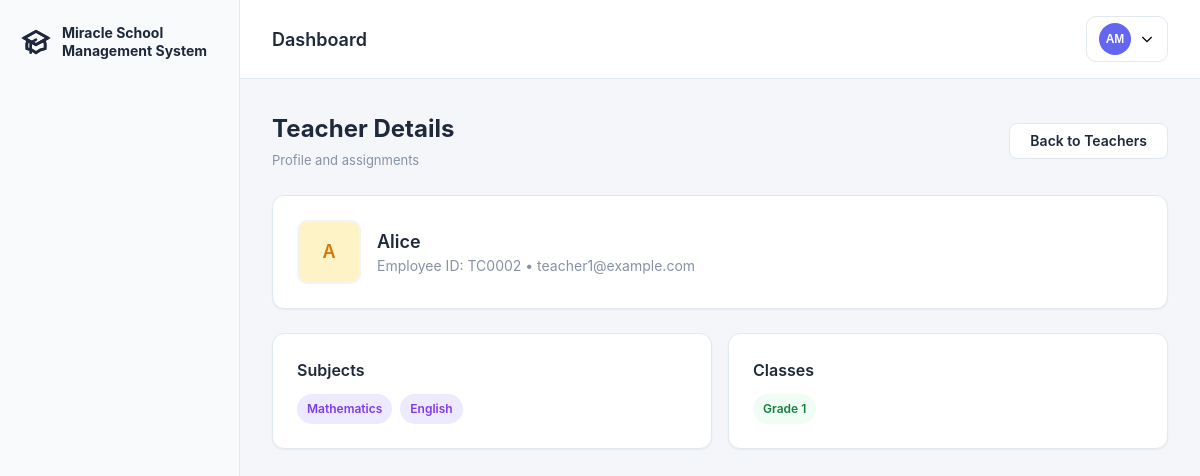
/portal/admin/teacher/2/ (signed in), run on the app's committed database.
### school/models.py (models this page shows, shortened)
class User(AbstractUser):
    USER_TYPE_CHOICES = (
        ('admin', 'Administrator'),
        ('teacher', 'Teacher'),
        ('student', 'Student'),
        ('bursar', 'Bursar'),
    )
    user_type = models.CharField(max_length=10, choices=USER_TYPE_CHOICES)
    phone = models.CharField(max_length=15, blank=True, null=True)
    address = models.TextField(blank=True, null=True)
    class Meta:
        db_table = 'users'

class Teacher(models.Model):
    user = models.OneToOneField(User, on_delete=models.CASCADE)
    employee_id = models.CharField(max_length=20, unique=True)
    subjects = models.ManyToManyField(Subject)
    classes = models.ManyToManyField(Class, related_name='teachers')
    photo = models.ImageField(upload_to='teachers/photos/', blank=True, null=True)
    class Meta:
        db_table = 'teachers'

class Subject(models.Model):
    name = models.CharField(max_length=100)
    code = models.CharField(max_length=10, unique=True)
    description = models.TextField(blank=True)
    class Meta:
        db_table = 'subjects'

class Class(models.Model):
    name = models.CharField(max_length=50)
    level = models.CharField(max_length=20)
    class_teacher = models.ForeignKey(User, on_delete=models.SET_NULL, null=True,
                                      limit_choices_to={'user_type': 'teacher'})
    academic_year = models.CharField(max_length=9, default='2024/2025')
    promotion_rank = models.IntegerField(default=0, help_text="Order used for automatic promotion across years")
    class Meta:
        db_table = 'classes'
        verbose_name_plural = 'Classes'

### school/views.py (the view)
# urls.py: path('portal/admin/teacher/<int:teacher_id>/', views.admin_view_teacher, name='admin_view_teacher'),
@login_required
@user_passes_test(is_admin)
def admin_view_teacher(request, teacher_id):
    teacher = get_object_or_404(Teacher, id=teacher_id)
    context = {
        'teacher': teacher,
    }
    return render(request, 'admin/teacher_detail.html', context)

### school/views.py (called while the page is built)
def is_admin(user):
    return getattr(user, 'user_type', None) == 'admin' or user.is_superuser or user.is_staff

### school/templates/admin/teacher_detail.html (shortened to what this page needs)
{% extends 'base_dashboard.html' %}
{% block content %}
  <div class="content-header">
    <div>
      <h1 class="content-title">Teacher Details</h1>
      <p class="content-subtitle">Profile and assignments</p>
    </div>
    <a class="btn btn-outline" href="{% url 'manage_teachers' %}">Back to Teachers</a>
  </div>
  <div class="card" style="margin-bottom:24px">
    <div style="display:flex;gap:16px;align-items:center">
      {% if teacher.photo %}
        <img src="{{ teacher.photo.url }}" alt="{{ teacher.user.get_full_name }}" class="table-avatar" style="width:64px;height:64px" />
      {% else %}
        <div class="table-avatar" style="width:64px;height:64px;background:#fef3c7;color:#d97706;display:flex;align-items:center;justify-content:center;font-weight:600;font-size:18px">{{ teacher.user.first_name|slice:":1" }}{{ teacher.user.last_name|slice:":1" }}</div>
      {% endif %}
      <div>
        <div style="font-weight:600;color:var(--text);font-size:18px">{{ teacher.user.get_full_name }}</div>
        <div style="color:var(--muted)">Employee ID: {{ teacher.employee_id }} • {{ teacher.user.email|default:'No email' }}</div>
      </div>
    </div>
  </div>
  <div class="grid" style="display:grid;grid-template-columns:repeat(2,1fr);gap:16px">
    <div class="card">
      <h3 style="margin-bottom:12px;font-size:16px;font-weight:600">Subjects</h3>
      <div style="display:flex;gap:8px;flex-wrap:wrap">
        {% for s in teacher.subjects.all %}
          <span style="padding:6px 10px;background:#ede9fe;color:#7c3aed;border-radius:999px;font-size:12px;font-weight:600">{{ s.name }}</span>
        {% empty %}
          <span style="color:var(--muted)">No subjects assigned.</span>
        {% endfor %}
      </div>
    </div>
    <div class="card" id="assignments">
      <h3 style="margin-bottom:12px;font-size:16px;font-weight:600">Classes</h3>
      <div style="display:flex;gap:8px;flex-wrap:wrap">
        {% for c in teacher.classes.all %}
          <span style="padding:6px 10px;background:#f0fdf4;color:#15803d;border-radius:999px;font-size:12px;font-weight:600">{{ c.name }}</span>
        {% empty %}
          <span style="color:var(--muted)">No classes assigned.</span>
        {% endfor %}
      </div>
    </div>
  </div>
{% endblock %}

### school/templates/base_dashboard.html (shortened to what this page needs)
<!doctype html>
<html lang="en">
<head>
  {% load static %}
  <link rel="stylesheet" href="{% static 'css/style.css' %}">
</head>
<body>
  <div class="dashboard-wrapper">
    <aside class="sidebar">
      <a href="{% if request.user.user_type == 'admin' %}{% url 'admin_dashboard' %}{% elif request.user.user_type == 'teacher' %}{% url 'teacher_dashboard' %}{% elif request.user.user_type == 'student' %}{% url 'student_dashboard' %}{% elif request.user.user_type == 'bursar' %}{% url 'bursar_dashboard' %}{% else %}{% url 'login_select' %}{% endif %}" class="sidebar-brand">
        <span>Miracle School<br/>Management System</span>
      </a>
    </aside>
    <div class="main-content">
      <div class="topbar">
        <div class="topbar-title">
          <h2 style="margin:0;font-size:18px;font-weight:600;color:var(--text)">{% block page_title %}Dashboard{% endblock %}</h2>
        </div>
        <div class="topbar-actions">
          <div class="user-menu-container">
            <button class="user-menu-trigger" onclick="document.getElementById('userDropdown').classList.toggle('active')">
              {% if request.user.student and request.user.student.photo %}
                <img src="{{ request.user.student.photo.url }}" alt="{{ request.user.get_full_name }}" class="user-avatar-img" />
              {% elif request.user.teacher and request.user.teacher.photo %}
                <img src="{{ request.user.teacher.photo.url }}" alt="{{ request.user.get_full_name }}" class="user-avatar-img" />
              {% else %}
                <div class="user-avatar">{{ request.user.first_name|slice:":1"|upper }}{{ request.user.last_name|slice:":1"|upper }}</div>
              {% endif %}
              <svg width="16" height="16" viewBox="0 0 24 24" fill="none" stroke="currentColor" stroke-width="2"><path d="M19 9l-7 7-7-7"/></svg>
            </button>
          </div>
        </div>
      </div>
      <div class="content-area">
        {% block content %}{% endblock %}
      </div>
    </div>
  </div>
</body>
</html>

### school/static/css/style.css (style rules this page uses)
:root { --bg:#f4f6fa; --card:#ffffff; --muted:#8692a6; --text:#1e293b; --accent:#6366f1; --border:#e2e8f0; --sidebar:#f8fafc; --sidebar-active:#6366f1; --table:#ffffff; --purple:#8b5cf6; --green:#10b981; --orange:#f59e0b; --red:#ef4444 }
* { box-sizing:border-box;margin:0;padding:0 }
html,body { height:100%;overflow-x:hidden }
body { margin:0;background:var(--bg);color:var(--text);font:14px/1.5 -apple-system,BlinkMacSystemFont,"Segoe UI",Roboto,"Helvetica Neue",Arial,sans-serif }
.dashboard-wrapper { display:flex;min-height:100vh }
.sidebar { width:240px;background:var(--sidebar);border-right:1px solid var(--border);padding:24px 0;position:fixed;height:100vh;overflow-y:auto }
.sidebar-brand { padding:0 20px 20px;font-size:14px;font-weight:700;color:var(--text);display:flex;align-items:center;gap:10px;text-decoration:none;transition:opacity 0.2s;line-height:1.3 }
.sidebar-brand span { flex:1 }
.sidebar-brand svg { width:32px;height:32px;flex-shrink:0 }
.main-content { flex:1;margin-left:240px;padding:0 }
.topbar { background:#fff;border-bottom:1px solid var(--border);padding:16px 32px;display:flex;justify-content:space-between;align-items:center;position:sticky;top:0;z-index:100 }
.topbar-title { flex:1 }
.topbar-actions { display:flex;align-items:center;gap:16px }
.user-menu-container { position:relative }
.user-menu-trigger { display:flex;align-items:center;gap:8px;padding:6px 12px;border:1px solid var(--border);border-radius:10px;background:#fff;cursor:pointer;transition:all 0.2s }
.user-avatar { width:32px;height:32px;border-radius:50%;background:var(--accent);color:#fff;display:flex;align-items:center;justify-content:center;font-weight:600;font-size:12px }
.content-area { padding:32px }
.content-header { display:flex;justify-content:space-between;align-items:center;margin-bottom:24px }
.content-title { font-size:24px;font-weight:700;color:var(--text) }
.content-subtitle { color:var(--muted);font-size:13px;margin-top:4px }
.card { background:var(--card);border:1px solid var(--border);border-radius:12px;padding:24px;box-shadow:0 1px 2px rgba(0,0,0,0.05) }
.btn { display:inline-flex;align-items:center;gap:6px;background:var(--accent);color:#fff;border:none;border-radius:8px;padding:10px 20px;text-decoration:none;cursor:pointer;font-size:14px;font-weight:600;line-height:1;transition:.2s }
.btn-outline { background:#fff;color:var(--text);border:1px solid var(--border) }
.table-avatar { width:40px;height:40px;border-radius:10px;object-fit:cover;border:2px solid #f3f4f6 }

### data on the page
User: user.first_name "A", user.last_name "M"
Teacher: user.first_name "A", user.get_full_name "Alice", employee_id "TC0002", user.email "teacher1@example.com"
Subject: name "Mathematics"
Subject: name "English"
Class: name "Grade 1"
